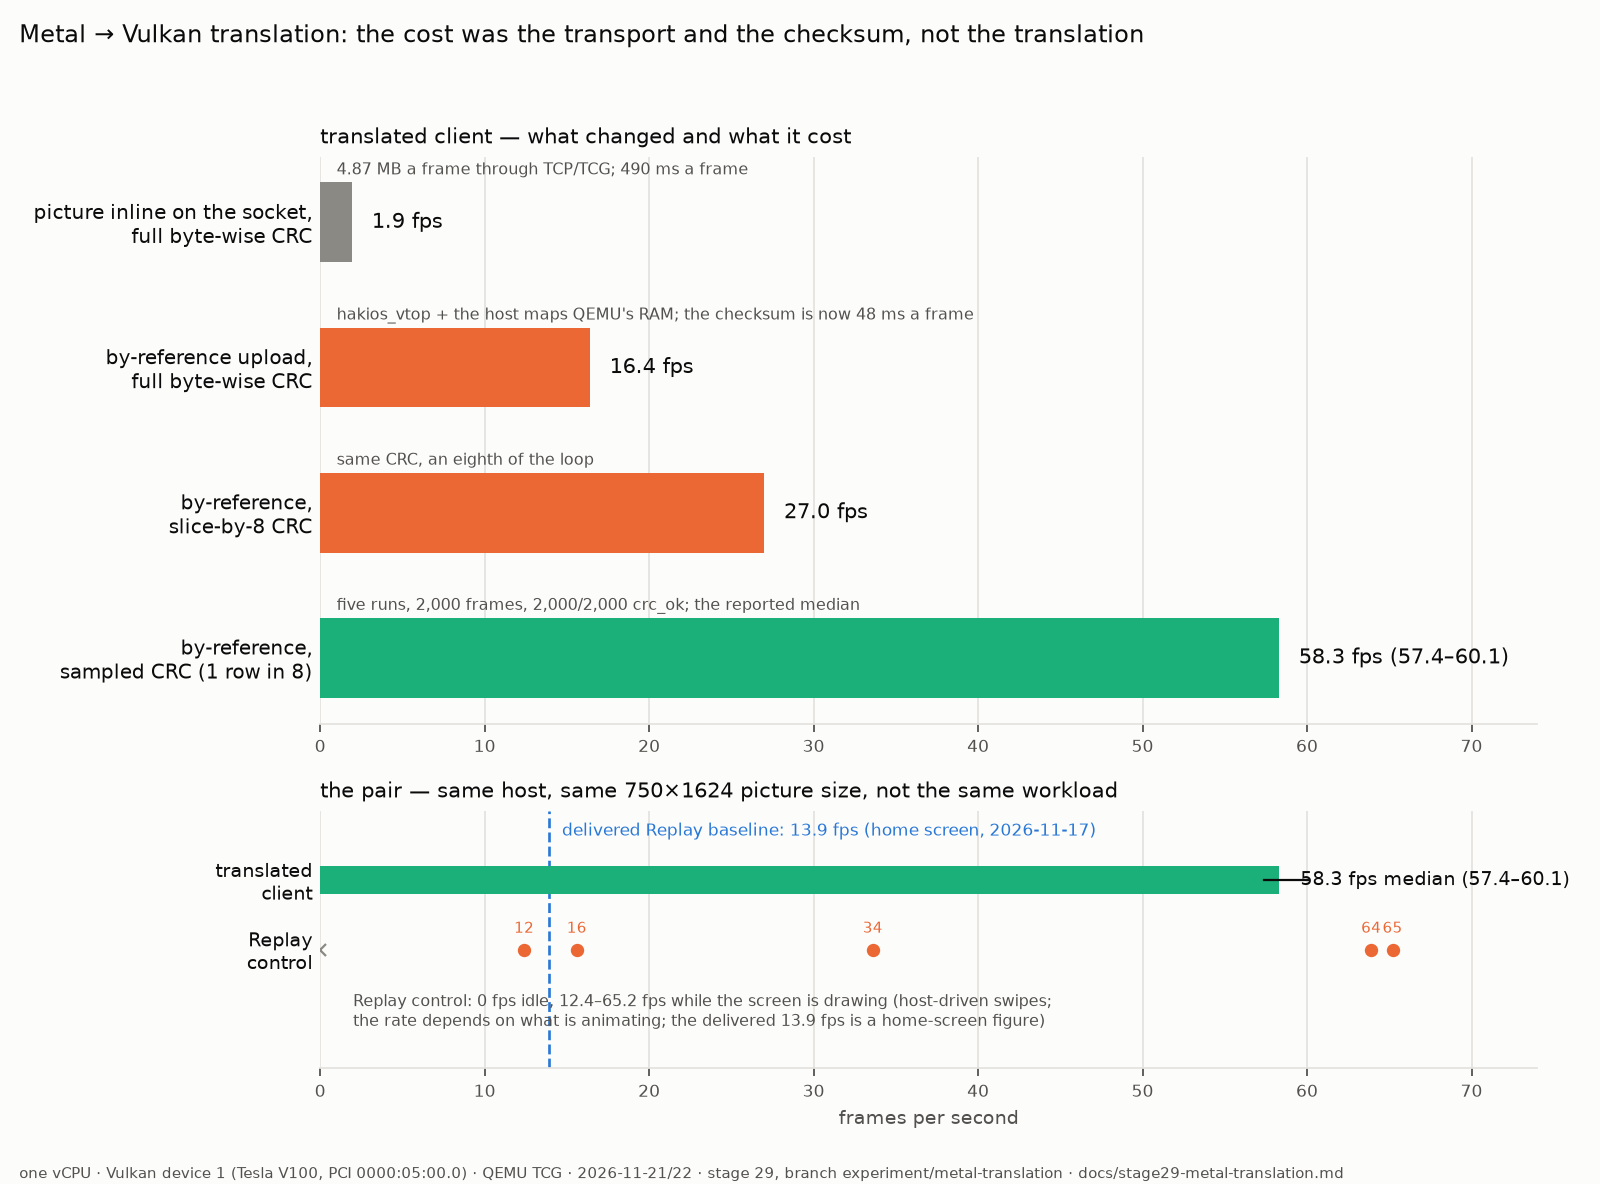

This chart was generated by the following Python code:
# SPDX-License-Identifier: MIT
"""Metal -> Vulkan translation: frame rate by implementation, stage 29 (experiment branch).

Top: the translated client's frame rate as the picture's route to the host and the guest's checksum
changed. The points are the runs in docs/stage29-metal-translation.md section 5.4, one synthetic
Metal client (750x1624 BGRA8, 4.87 MB a frame), one host, one vCPU, Vulkan device 1.

Bottom: the pair with the Replay control measured in the same session (section 5.6), same host,
same picture size. The Replay path's rate depends on what the screen is doing (a static home
screen submits no frames at all), so it is drawn as the measured windows plus the delivered 13.9 fps
reference line. The two rows are not the same workload and the caption says so.

Regenerate: python3 docs/charts/metal-translation-history.py
"""
import matplotlib
matplotlib.use("Agg")
import matplotlib.pyplot as plt

SURFACE = "#fcfcfb"
TEXT_P = "#0b0b0b"
TEXT_S = "#52514e"
GRID = "#e4e3df"
BLUE, ORANGE, AQUA, EXCL = "#2a78d6", "#eb6834", "#1baf7a", "#8a8984"

# (label, fps, low, high, colour, note)
ROWS = [
    ("picture inline on the socket,\nfull byte-wise CRC", 1.94, None, None, EXCL,
     "4.87 MB a frame through TCP/TCG; 490 ms a frame"),
    ("by-reference upload,\nfull byte-wise CRC", 16.4, None, None, ORANGE,
     "hakios_vtop + the host maps QEMU's RAM; the checksum is now 48 ms a frame"),
    ("by-reference,\nslice-by-8 CRC", 27.0, None, None, ORANGE,
     "same CRC, an eighth of the loop"),
    ("by-reference,\nsampled CRC (1 row in 8)", 58.3, 57.4, 60.1, AQUA,
     "five runs, 2,000 frames, 2,000/2,000 crc_ok; the reported median"),
]
REPLAY_DELIVERED = 13.9
REPLAY_WINDOWS = [  # (fps, what the screen was doing)
    (12.4, "boot animations settling"),
    (15.6, "host-driven swipes, window 1"),
    (33.6, "host-driven swipes, window 2"),
    (65.2, "host-driven swipes, window 3"),
    (63.9, "host-driven swipes, window 4"),
]


def top(ax):
    labels = [row[0] for row in ROWS]
    values = [row[1] for row in ROWS]
    colors = [row[4] for row in ROWS]
    positions = list(range(len(ROWS)))
    ax.barh(positions, values, color=colors, height=0.55, zorder=3)
    for row, value, position in zip(ROWS, values, positions):
        _, fps, low, high, _, note = row
        text = "%.1f fps" % fps if low is None else "%.1f fps (%.1f–%.1f)" % (fps, low, high)
        ax.text(value + 1.2, position, text, va="center", fontsize=9.5, color=TEXT_P, zorder=4)
        ax.text(1.0, position - 0.36, note, va="center", fontsize=7.4, color=TEXT_S, zorder=4)
    ax.set_yticks(positions)
    ax.set_yticklabels(labels, fontsize=9, color=TEXT_P)
    ax.invert_yaxis()
    ax.set_xlim(0, 74)
    ax.tick_params(axis="x", colors=TEXT_S, labelsize=7.5)
    ax.tick_params(axis="y", length=0)
    ax.grid(axis="x", color=GRID, linewidth=0.8, zorder=0)
    for side in ("top", "right", "left"):
        ax.spines[side].set_visible(False)
    ax.spines["bottom"].set_color(GRID)
    ax.set_title("translated client — what changed and what it cost", fontsize=9.5,
                 color=TEXT_P, loc="left")


def bottom(ax):
    ax.set_xlim(0, 74)
    ax.set_ylim(-1.15, 1.45)
    # translated client: bar + range
    ax.barh(0.75, 58.3, color=AQUA, height=0.28, zorder=3)
    ax.plot([57.4, 60.1], [0.75, 0.75], color=TEXT_P, linewidth=1.0, zorder=4)
    ax.text(59.6, 0.75, "58.3 fps median (57.4–60.1)", va="center", fontsize=8.5, color=TEXT_P)
    # replay windows: scatter on a row, labelled
    for fps, what in REPLAY_WINDOWS:
        ax.plot(fps, 0.05, marker="o", markersize=5, color=ORANGE, zorder=4)
    ax.plot([0], [0.05], marker="x", markersize=5, color=EXCL, zorder=4)
    ax.text(2.0, -0.72, "Replay control: 0 fps idle, 12.4–65.2 fps while the screen is drawing "
            "(host-driven swipes;\nthe rate depends on what is animating; the delivered 13.9 fps "
            "is a home-screen figure)",
            fontsize=7.4, color=TEXT_S)
    for fps, what in REPLAY_WINDOWS:
        ax.text(fps, 0.22, "%.0f" % fps, fontsize=6.8, color=ORANGE, ha="center")
    ax.axvline(REPLAY_DELIVERED, color=BLUE, linestyle="--", linewidth=1.2, zorder=2)
    ax.text(REPLAY_DELIVERED + 0.8, 1.2,
            "delivered Replay baseline: 13.9 fps (home screen, 2026-11-17)", fontsize=7.8,
            color=BLUE)
    ax.set_yticks([0.75, 0.05])
    ax.set_yticklabels(["translated\nclient", "Replay\ncontrol"], fontsize=8.5, color=TEXT_P)
    ax.tick_params(axis="x", colors=TEXT_S, labelsize=7.5)
    ax.tick_params(axis="y", length=0)
    ax.grid(axis="x", color=GRID, linewidth=0.8, zorder=0)
    for side in ("top", "right", "left"):
        ax.spines[side].set_visible(False)
    ax.spines["bottom"].set_color(GRID)
    ax.set_title("the pair — same host, same 750×1624 picture size, not the same workload",
                 fontsize=9.5, color=TEXT_P, loc="left")
    ax.set_xlabel("frames per second", fontsize=8.5, color=TEXT_S)


def main():
    fig, (ax1, ax2) = plt.subplots(2, 1, figsize=(10.0, 7.4), facecolor=SURFACE,
                                   gridspec_kw={"height_ratios": [2.2, 1.0]})
    for ax in (ax1, ax2):
        ax.set_facecolor(SURFACE)
    top(ax1)
    bottom(ax2)
    fig.suptitle("Metal → Vulkan translation: the cost was the transport and the checksum, not the translation",
                 fontsize=11, color=TEXT_P, x=0.012, ha="left")
    fig.text(0.012, 0.005,
             "one vCPU · Vulkan device 1 (Tesla V100, PCI 0000:05:00.0) · QEMU TCG · 2026-11-21/22 · "
             "stage 29, branch experiment/metal-translation · docs/stage29-metal-translation.md",
             fontsize=6.8, color=TEXT_S)
    fig.tight_layout(rect=(0, 0.025, 1, 0.955))
    out = __file__.replace(".py", ".png")
    fig.savefig(out, dpi=160, facecolor=SURFACE)
    print("wrote %s" % out)


if __name__ == "__main__":
    main()
